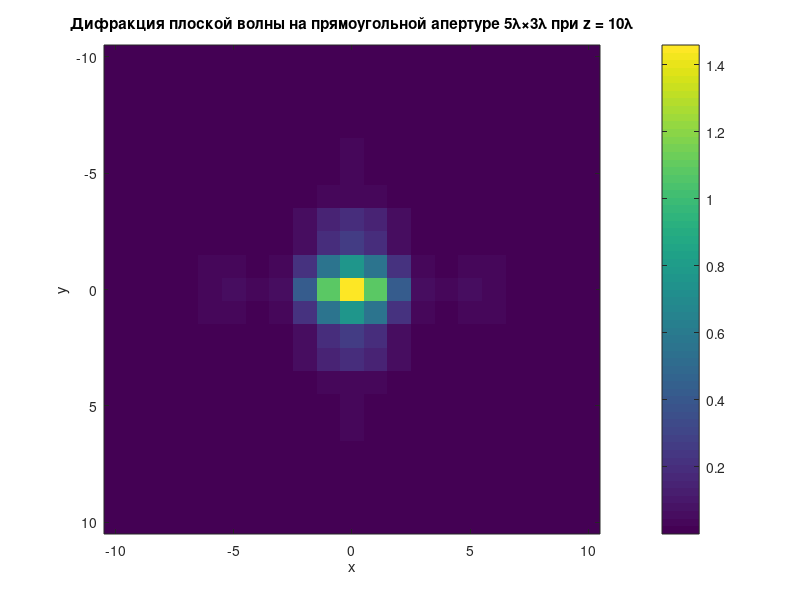
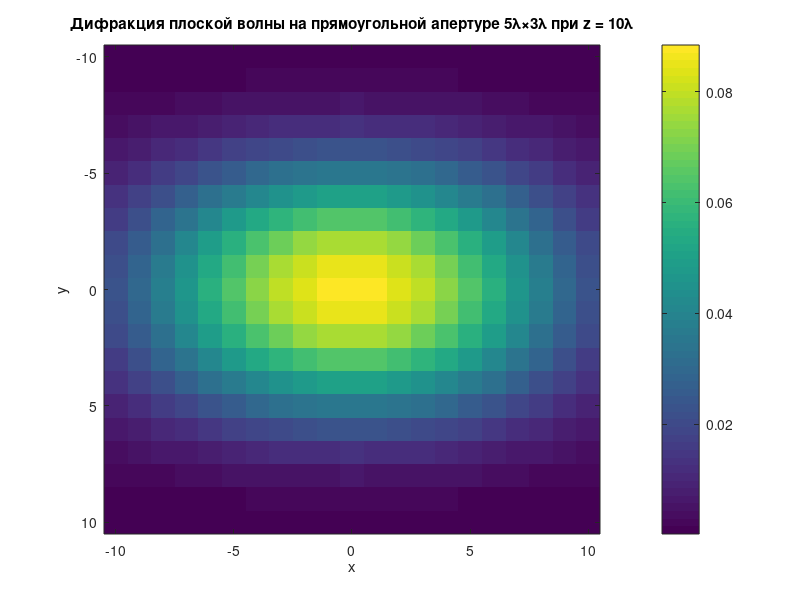
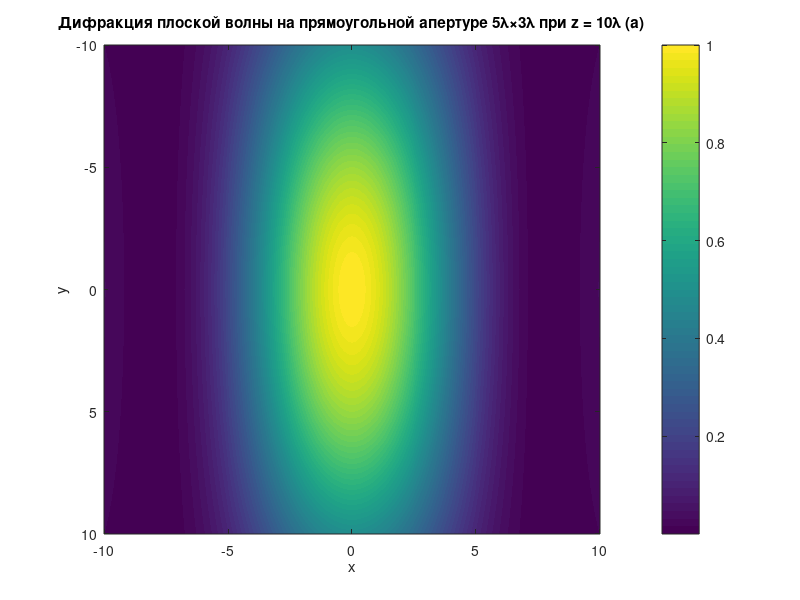
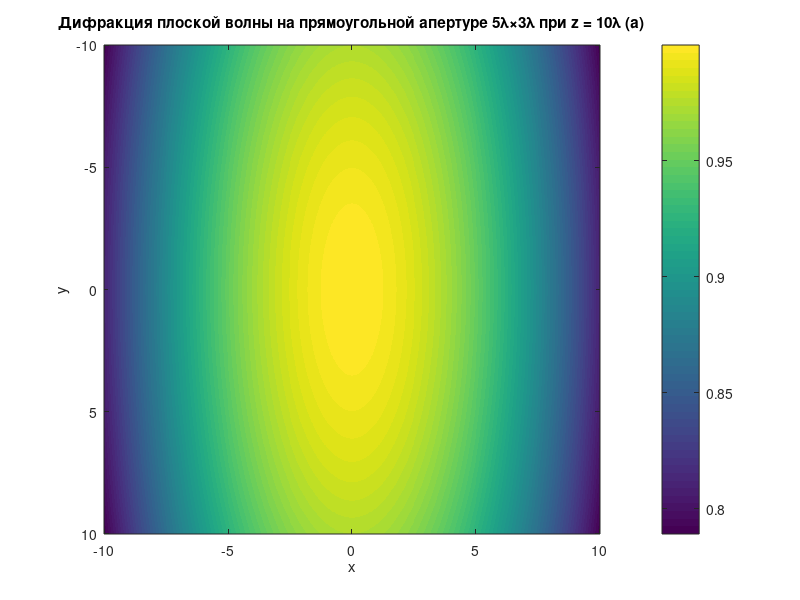

These charts were generated, in order, by the following MATLAB code:
##Рассмотреть с помощью интеграла Рэлея-Зоммерфельда первого рода дифракцию
##плоской монохроматической волны на прямоугольной апертуре с размерами 5λ×3λ.
##Получить распределение интенсивности вдоль оси x на расстояниях от экрана
##равных 10λ и 50λ (рисунок 2). Сравнить результаты полученные при дифракции на
##прямоугольной апертуре с аналитическим решением в дальней зоне (sinc).

close all;
clear;

lambda = 1; % в условных единицах
a = 5 * lambda; % Размер апертуры по x
b = 3 * lambda; % Размер апертуры по y
k = 2 * pi / lambda; % Волновое число
screen_size = 10; % размер получаемых изображений

% Размер сетки
N = 1000; % Количество точек по каждой оси
x = linspace(-a/2, a/2, N);
y = linspace(-b/2, b/2, N);
[X, Y] = meshgrid(x, y);

% Расстояние от апертуры до экрана
z1 = 10 * lambda;
z2 = 50 * lambda;

U0 = @(z) exp(1i*2*pi*(z/lambda)); # плоская монохроматическая волна

U1 = zeros(2*screen_size, 2*screen_size); # матрица для результирующего поля

I_a = @(x, y, z) (sin(k*a.*X/(2*z))./(k*a.*X/(2*z))).^2 ...
    .*(sin(k*b.*Y/(2*z))./(k*b.*Y/(2*z))).^2; # аналитическое решение

for i = 1:(2*screen_size+1)
  for j = 1:(2*screen_size+1)

    # очередные координаты
    X = i-(screen_size+1);
    Y = j-(screen_size+1);

    # подынтегральные функции
    func1 = @(x,y) U0(z1).*(exp(1i.*k.*(sqrt((X-x).^2+(Y-y).^2+z1.^2)))./((X-x).^2+(Y-y).^2+z1.^2)).*(1+(1i./(k.*sqrt((X-x).^2+(Y-y).^2+z1.^2))));
    func2 = @(x,y) U0(z2).*(exp(1i.*k.*(sqrt((X-x).^2+(Y-y).^2+z2.^2)))./((X-x).^2+(Y-y).^2+z2.^2)).*(1+(1i./(k.*sqrt((X-x).^2+(Y-y).^2+z2.^2))));

    # вычисление интегралов Рэлея-Зоммерфельда первого рода на прямоугольной апертуре с размерами 5λ×3λ
    U1(i,j) = integral2(func1,-2.5*lambda,2.5*lambda, -1.5*lambda,1.5*lambda);
    U2(i,j) = integral2(func2,-2.5*lambda,2.5*lambda, -1.5*lambda,1.5*lambda);
  end
end

U1 = -(1i*k*z1)/(2*pi).*U1;
U2 = -(1i*k*z2)/(2*pi).*U2;

# Вычисление интенсивности дифракции аналитически
I_a1 = I_a(X, Y, z1);
# Нормировка интенсивности
I_a1 = I_a1 / max(I_a1(:));

I_a2 = I_a(X, Y, z2);
I_a2 = I_a2 / max(I_a1(:));

x=-screen_size:screen_size;
y=-screen_size:screen_size;

# Визуализация результатов
figure;
imagesc(x, y, U1.*conj(U1));
xlabel('x');
ylabel('y');
title('Дифракция плоской волны на прямоугольной апертуре 5λ×3λ при z = 10λ');
colorbar;

figure;
imagesc(x, y, U2.*conj(U2));
xlabel('x');
ylabel('y');
title('Дифракция плоской волны на прямоугольной апертуре 5λ×3λ при z = 10λ');
colorbar;

% Визуализация результатов
figure;
imagesc(x, y, I_a1);
xlabel('x');
ylabel('y');
title('Дифракция плоской волны на прямоугольной апертуре 5λ×3λ при z = 10λ (а)');
colorbar;

figure;
imagesc(x, y, I_a2);
xlabel('x');
ylabel('y');
title('Дифракция плоской волны на прямоугольной апертуре 5λ×3λ при z = 10λ (а)');
colorbar;
